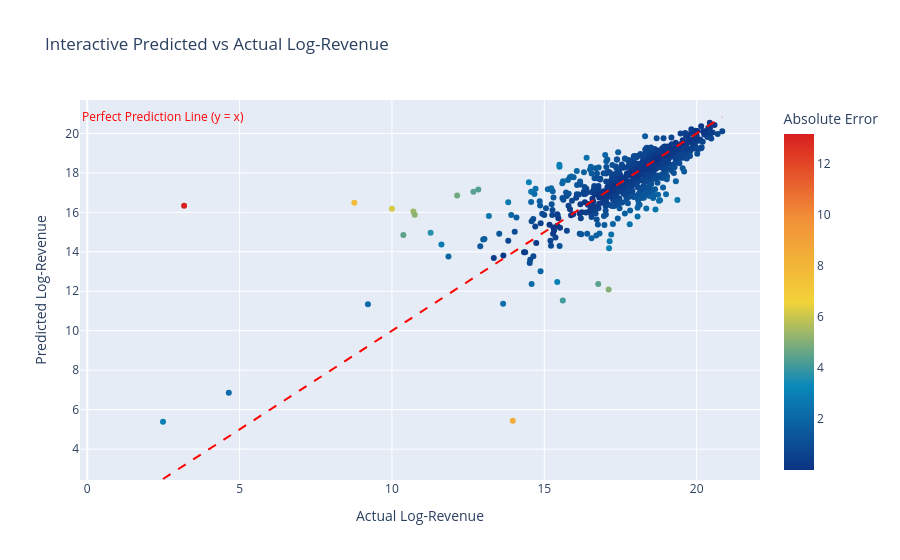

The code cell stored with this chart in its notebook:
### Markdown cell above
b.(20%) Interactive Plotly/Dash Visualization

Based on your tasks, create at least one interactive dashboard or figure using plotly.express or Dash. For example, interactive scatter plot of predicted vs actual values with hover tooltips; ROC curve with hover threshold values; Dashboard with tabs or dropdowns to view different models, metrics, or feature importances. |

Include necessary screenshots in your r to show it is interactiveeport.

### Code cell
import numpy as np
import pandas as pd
import plotly.express as px
from pathlib import Path
from sklearn.ensemble import RandomForestRegressor
from sklearn.model_selection import train_test_split

csv_path = Path("data/newdata.csv")
df = pd.read_csv(csv_path)

features = ["budget", "runtime", "popularity", "vote_average", "vote_count"]
target = "revenue"

df = df.dropna(subset=features + [target])

X = df[features]
y = np.log1p(df[target])

# Split data into training and testing sets
X_train, X_test, y_train, y_test = train_test_split(
    X, y, test_size=0.2, random_state=42, shuffle=True
)

# Configure and train Random Forest Regressor
rf = RandomForestRegressor(
    n_estimators=500,
    max_depth=None,
    min_samples_leaf=2,
    max_features="sqrt",
    random_state=42,
    n_jobs=-1,
)

rf.fit(X_train, y_train)
y_pred = rf.predict(X_test)

# Create DataFrame for plotting
plot_df = pd.DataFrame({
    "Actual Log-Revenue": y_test,
    "Predicted Log-Revenue": y_pred,
    "Absolute Error": np.abs(y_test - y_pred),
})

# Create interactive scatter plot
fig = px.scatter(
    plot_df,
    x="Actual Log-Revenue",
    y="Predicted Log-Revenue",
    color="Absolute Error",
    title="Interactive Predicted vs Actual Log-Revenue",
    labels={
        "Actual Log-Revenue": "Actual Log-Revenue",
        "Predicted Log-Revenue": "Predicted Log-Revenue",
        "Absolute Error": "Absolute Error"
    },
    hover_data=["Absolute Error"],
    color_continuous_scale="Portland"
)

# Add y=x reference line
fig.add_shape(
    type="line",
    x0=plot_df["Actual Log-Revenue"].min(),
    y0=plot_df["Actual Log-Revenue"].min(),
    x1=plot_df["Actual Log-Revenue"].max(),
    y1=plot_df["Actual Log-Revenue"].max(),
    line=dict(color="red", width=2, dash="dash"),
)

fig.show()

### Figure 1 — Plotly figure (JSON) as saved in the notebook; plotly's stock layout.template omitted (floating-point values rounded to 4 significant figures; data arrays with more than 128 entries replaced by an {"elided": "..."} marker saying what was removed)
{"data": [{"customdata": {"elided": "646x1 float values"}, "hovertemplate": "Actual Log-Revenue=%{x}<br>Predicted Log-Revenue=%{y}<br>Absolute Error=%{marker.color}<extra></extra>", "legendgroup": "", "marker": {"color": {"elided": "646 float values"}, "coloraxis": "coloraxis", "symbol": "circle"}, "mode": "markers", "name": "", "orientation": "v", "showlegend": false, "type": "scatter", "x": {"elided": "646 float values"}, "xaxis": "x", "y": {"elided": "646 float values"}, "yaxis": "y"}], "layout": {"annotations": [{"font": {"color": "red"}, "showarrow": false, "text": "Perfect Prediction Line (y = x)", "x": 2.485, "y": 20.84}], "coloraxis": {"colorbar": {"title": {"text": "Absolute Error"}}, "colorscale": [[0, "rgb(12,51,131)"], [0.25, "rgb(10,136,186)"], [0.5, "rgb(242,211,56)"], [0.75, "rgb(242,143,56)"], [1, "rgb(217,30,30)"]]}, "legend": {"tracegroupgap": 0}, "shapes": [{"line": {"color": "red", "dash": "dash", "width": 2}, "type": "line", "x0": 2.485, "x1": 20.84, "y0": 2.485, "y1": 20.84}], "title": {"text": "Interactive Predicted vs Actual Log-Revenue"}, "xaxis": {"anchor": "y", "domain": [0, 1], "title": {"text": "Actual Log-Revenue"}}, "yaxis": {"anchor": "x", "domain": [0, 1], "title": {"text": "Predicted Log-Revenue"}}}}
